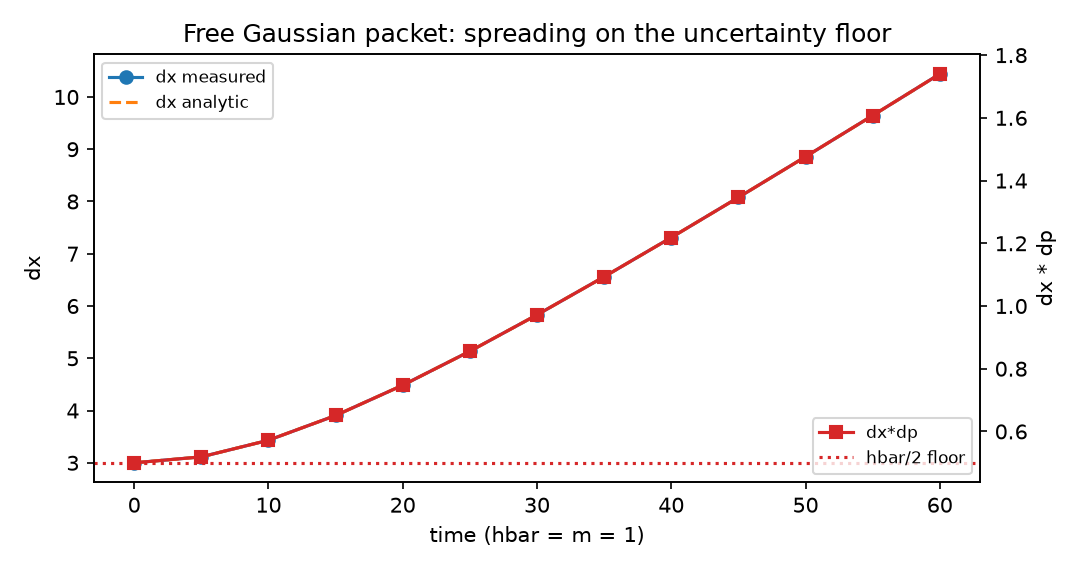

This figure's Python source:
# UNCERTAINTY WAVEPACKET (Codex index #20; Quantum Foundations,
# NUM/SIM). A free Gaussian wavepacket spreads; Heisenberg says
# dx*dp >= hbar/2 at every instant. With hbar = m = 1 and initial
# width s0: dx(t) = s0 sqrt(1 + (t/(2 s0^2))^2), dp = 1/(2 s0)
# constant, so the product starts AT the floor (a Gaussian is a
# minimum-uncertainty state) and rises. Split-step FFT evolution
# on a grid, moments measured from |psi|^2 and |phi(p)|^2.
# Gates:
#   G1 measured dx(t) tracks the analytic curve within 2%
#   G2 product never dips below hbar/2 (0.5) by more than 0.5%
#   G3 dp constant within 1% (free particle: momentum frozen)

import json
import numpy as np
import matplotlib
matplotlib.use("Agg")
import matplotlib.pyplot as plt

N, L = 4096, 240.0
x = np.linspace(-L / 2, L / 2, N, endpoint=False)
dx = x[1] - x[0]
p = 2 * np.pi * np.fft.fftfreq(N, d=dx)
s0 = 3.0
psi = (2 * np.pi * s0 ** 2) ** (-0.25) * np.exp(-x ** 2 / (4 * s0 ** 2))
psi = psi.astype(complex)
dt = 0.05
T = 60.0
steps = int(T / dt)
kin = np.exp(-0.5j * p ** 2 * dt)


def moments(psi):
    prob = np.abs(psi) ** 2 * dx
    mx = np.sum(x * prob)
    dx_ = np.sqrt(np.sum((x - mx) ** 2 * prob))
    phi = np.fft.fftshift(np.fft.fft(np.fft.ifftshift(psi))) * dx \
        / np.sqrt(2 * np.pi)
    ps = np.fft.fftshift(p)
    pp = np.abs(phi) ** 2 * (ps[1] - ps[0])
    pp /= pp.sum()
    mp = np.sum(ps * pp)
    dp_ = np.sqrt(np.sum((ps - mp) ** 2 * pp))
    return dx_, dp_


rows = []
check_every = int(5.0 / dt)
for n in range(steps + 1):
    t = n * dt
    if n % check_every == 0:
        dxm, dpm = moments(psi)
        dxa = s0 * np.sqrt(1 + (t / (2 * s0 ** 2)) ** 2)
        rows.append({"t": float(t), "dx_meas": float(dxm),
                     "dx_analytic": float(dxa), "dp_meas": float(dpm),
                     "product": float(dxm * dpm)})
        print(f"t={t:5.1f}: dx {dxm:.3f} (analytic {dxa:.3f})  "
              f"dp {dpm:.4f}  product {dxm * dpm:.4f}")
    if n < steps:
        psi = np.fft.ifft(kin * np.fft.fft(psi))

err = max(abs(r["dx_meas"] - r["dx_analytic"]) / r["dx_analytic"]
          for r in rows)
prod_min = min(r["product"] for r in rows)
dp_drift = (max(r["dp_meas"] for r in rows)
            - min(r["dp_meas"] for r in rows)) / rows[0]["dp_meas"]
gates = {"G1_dx_tracks_analytic_2pct": err < 0.02,
         "G2_product_never_below_floor": prod_min >= 0.5 * 0.995,
         "G3_dp_constant_1pct": dp_drift < 0.01}
print(f"max dx error {100 * err:.2f}% | min product {prod_min:.4f} "
      f"| dp drift {100 * dp_drift:.2f}%")
print(gates)

fig, ax = plt.subplots(figsize=(7.2, 3.8))
ts = [r["t"] for r in rows]
ax.plot(ts, [r["dx_meas"] for r in rows], "o-", label="dx measured")
ax.plot(ts, [r["dx_analytic"] for r in rows], "--", label="dx analytic")
ax2 = ax.twinx()
ax2.plot(ts, [r["product"] for r in rows], "s-", color="tab:red",
         label="dx*dp")
ax2.axhline(0.5, color="tab:red", ls=":", label="hbar/2 floor")
ax.set_xlabel("time (hbar = m = 1)")
ax.set_ylabel("dx")
ax2.set_ylabel("dx * dp")
ax.legend(loc="upper left", fontsize=8)
ax2.legend(loc="lower right", fontsize=8)
ax.set_title("Free Gaussian packet: spreading on the uncertainty floor")
fig.tight_layout()
fig.savefig("uncertainty_wavepacket.png", dpi=150)

out = {"rows": rows, "max_dx_rel_err": float(err),
       "min_product": float(prod_min), "dp_drift": float(dp_drift),
       "gates": {k: bool(v) for k, v in gates.items()}}
with open("uncertainty_wavepacket_results.json", "w") as f:
    json.dump(out, f, indent=2)
print("ALL GATES PASS" if all(gates.values()) else "SOME GATE FAILED")
print("Saved uncertainty_wavepacket_results.json + PNG")
